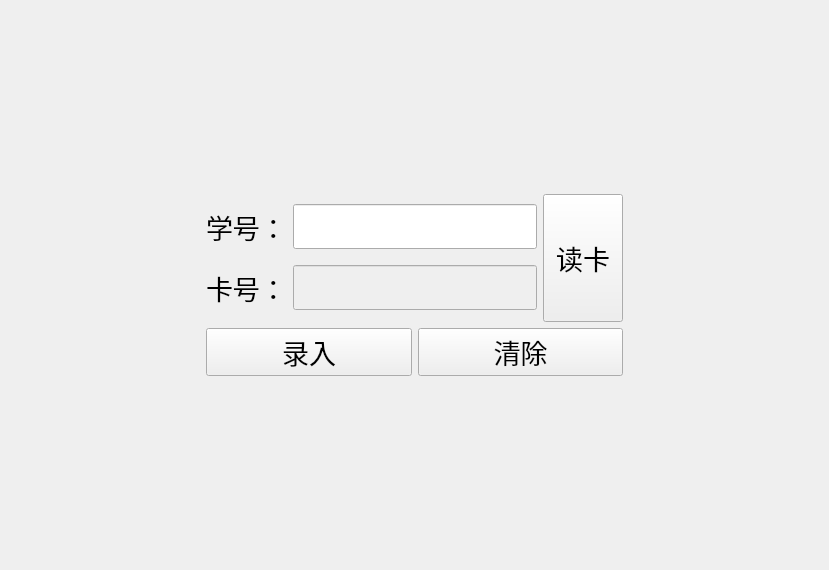
<?xml version="1.0" encoding="UTF-8"?>
<ui version="4.0">
 <class>RecordCardNumber</class>
 <widget class="QWidget" name="RecordCardNumber">
  <property name="geometry">
   <rect>
    <x>0</x>
    <y>0</y>
    <width>829</width>
    <height>570</height>
   </rect>
  </property>
  <property name="windowTitle">
   <string>Form</string>
  </property>
  <layout class="QHBoxLayout" name="horizontalLayout_6">
   <item>
    <layout class="QVBoxLayout" name="verticalLayout_3">
     <item>
      <spacer name="verticalSpacer">
       <property name="orientation">
        <enum>Qt::Vertical</enum>
       </property>
       <property name="sizeHint" stdset="0">
        <size>
         <width>20</width>
         <height>40</height>
        </size>
       </property>
      </spacer>
     </item>
     <item>
      <layout class="QHBoxLayout" name="horizontalLayout_5">
       <item>
        <spacer name="horizontalSpacer">
         <property name="orientation">
          <enum>Qt::Horizontal</enum>
         </property>
         <property name="sizeHint" stdset="0">
          <size>
           <width>40</width>
           <height>20</height>
          </size>
         </property>
        </spacer>
       </item>
       <item>
        <layout class="QVBoxLayout" name="verticalLayout_2">
         <item>
          <layout class="QHBoxLayout" name="horizontalLayout_4">
           <item>
            <layout class="QVBoxLayout" name="verticalLayout">
             <item>
              <layout class="QHBoxLayout" name="horizontalLayout_2">
               <item>
                <widget class="QLabel" name="label_2">
                 <property name="font">
                  <font>
                   <family>Agency FB</family>
                   <pointsize>20</pointsize>
                  </font>
                 </property>
                 <property name="text">
                  <string>学号：</string>
                 </property>
                </widget>
               </item>
               <item>
                <widget class="QLineEdit" name="stu_ID_edit">
                 <property name="font">
                  <font>
                   <family>SimSun-ExtB</family>
                   <pointsize>20</pointsize>
                  </font>
                 </property>
                </widget>
               </item>
              </layout>
             </item>
             <item>
              <layout class="QHBoxLayout" name="horizontalLayout">
               <item>
                <widget class="QLabel" name="label">
                 <property name="font">
                  <font>
                   <family>Agency FB</family>
                   <pointsize>20</pointsize>
                  </font>
                 </property>
                 <property name="text">
                  <string>卡号：</string>
                 </property>
                </widget>
               </item>
               <item>
                <widget class="QLineEdit" name="card_ID_edit">
                 <property name="enabled">
                  <bool>false</bool>
                 </property>
                 <property name="font">
                  <font>
                   <family>SimSun-ExtB</family>
                   <pointsize>20</pointsize>
                  </font>
                 </property>
                </widget>
               </item>
              </layout>
             </item>
            </layout>
           </item>
           <item>
            <widget class="QPushButton" name="readButton">
             <property name="sizePolicy">
              <sizepolicy hsizetype="Minimum" vsizetype="Expanding">
               <horstretch>0</horstretch>
               <verstretch>0</verstretch>
              </sizepolicy>
             </property>
             <property name="font">
              <font>
               <family>Agency FB</family>
               <pointsize>20</pointsize>
              </font>
             </property>
             <property name="text">
              <string>读卡</string>
             </property>
            </widget>
           </item>
          </layout>
         </item>
         <item>
          <layout class="QHBoxLayout" name="horizontalLayout_3">
           <item>
            <widget class="QPushButton" name="entryButton">
             <property name="font">
              <font>
               <family>Agency FB</family>
               <pointsize>20</pointsize>
              </font>
             </property>
             <property name="text">
              <string>录入</string>
             </property>
            </widget>
           </item>
           <item>
            <widget class="QPushButton" name="clearButton">
             <property name="font">
              <font>
               <family>Agency FB</family>
               <pointsize>20</pointsize>
              </font>
             </property>
             <property name="text">
              <string>清除</string>
             </property>
            </widget>
           </item>
          </layout>
         </item>
        </layout>
       </item>
       <item>
        <spacer name="horizontalSpacer_2">
         <property name="orientation">
          <enum>Qt::Horizontal</enum>
         </property>
         <property name="sizeHint" stdset="0">
          <size>
           <width>40</width>
           <height>20</height>
          </size>
         </property>
        </spacer>
       </item>
      </layout>
     </item>
     <item>
      <spacer name="verticalSpacer_2">
       <property name="orientation">
        <enum>Qt::Vertical</enum>
       </property>
       <property name="sizeHint" stdset="0">
        <size>
         <width>20</width>
         <height>40</height>
        </size>
       </property>
      </spacer>
     </item>
    </layout>
   </item>
  </layout>
 </widget>
 <resources/>
 <connections/>
</ui>
